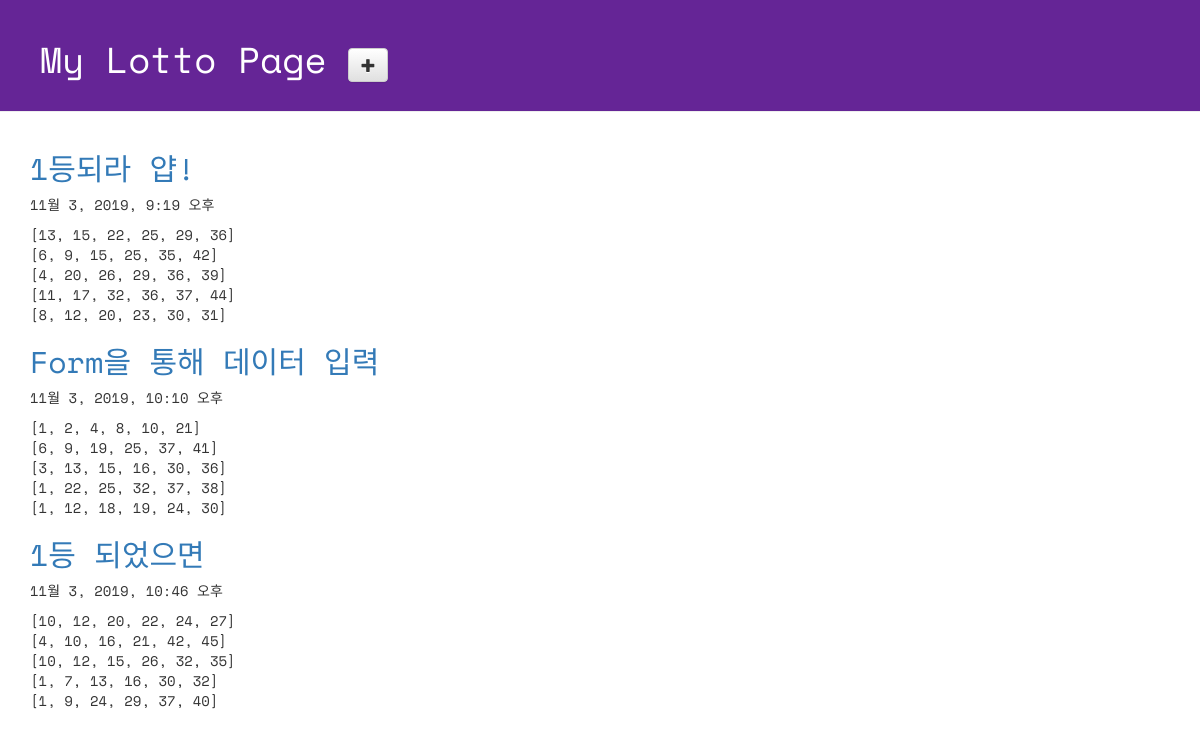
Page /lotto/ on the committed database.
### lotto/models.py (models this page shows, shortened)
class GuessNumbers(models.Model):
    name = models.CharField(max_length=24) # 로또 번호 리스트의 이름
    text = models.CharField(max_length=255) # 로또 번호 리스트에 대한 설명
    lottos = models.CharField(max_length=255,
        default='[1, 2, 3, 4, 5, 6]') # 로또 번호들이 담길 str
    num_lotto = models.IntegerField(default=5) # 6개 번호 set의 갯수
    update_date = models.DateTimeField()

### lotto/views.py (the view)
# urls.py: path('lotto/', views.index, name='index'), # lotto > views.py 파일의 index 함수 호출
def index(request):
    lottos = GuessNumbers.objects.all() # DB에 저장된 GuessNumbers 객체 모두를 가져온다.
    return render(request, 'lotto/default.html', {'lottos':lottos})

### lotto/templates/lotto/default.html (shortened to what this page needs)
<!DOCTYPE html>
{% load staticfiles %}
<html lang="ko">
 <head>
  <link rel="stylesheet" href="//maxcdn.bootstrapcdn.com/bootstrap/3.2.0/css/bootstrap.min.css">
  <link rel="stylesheet" href="//maxcdn.bootstrapcdn.com/bootstrap/3.2.0/css/bootstrap-theme.min.css">
  <link rel="stylesheet" href="{% static 'css/lotto.css' %}">
 </head>
 <body>
  <div class="page-header">
  <h1>
    My Lotto Page
    <a href="{% url 'new_lotto' %}">
      <span class="glyphicon glyphicon-plus btn btn-default"></span>
    </a>
  </h1>
  </div>
  <div class="container lotto">
    {% for lotto in lottos %}
      <h2><a href="{% url 'detail' lottokey=lotto.pk %}">{{lotto.text}}</a></h2>
      <p>{{ lotto.update_date }}</p>
      <p>{{ lotto.lottos | linebreaksbr }}</p>
    {% endfor %}
  </div>
 </body>
</html>

### lotto/static/css/lotto.css (style rules this page uses)
.page-header { background-color: #652596; margin-top: 0; padding: 20px 20px 20px 40px; font-family: 'Space Mono', monospace; }
.page-header h1 { color: #FFFFFF; }
.container { font-family: 'Space Mono', monospace; }
.container h2 { color: #b9f442; }

### rows in the picture
GuessNumbers: text "1등되라 얍!", update_date "11월 3, 2019, 9:19 오후", lottos "[13, 15, 22, 25, 29, 36] [6, 9, 15, 25, 35, 42] [4, 20, 26, 29, 36, 39] [11, 17, 32, 36, 37, 44] [8, 12, 20, 23, 30, 31]"
GuessNumbers: text "Form을 통해 데이터 입력", update_date "11월 3, 2019, 10:10 오후", lottos "[1, 2, 4, 8, 10, 21] [6, 9, 19, 25, 37, 41] [3, 13, 15, 16, 30, 36] [1, 22, 25, 32, 37, 38] [1, 12, 18, 19, 24, 30]"
GuessNumbers: text "1등 되었으면", update_date "11월 3, 2019, 10:46 오후", lottos "[10, 12, 20, 22, 24, 27] [4, 10, 16, 21, 42, 45] [10, 12, 15, 26, 32, 35] [1, 7, 13, 16, 30, 32] [1, 9, 24, 29, 37, 40]"
